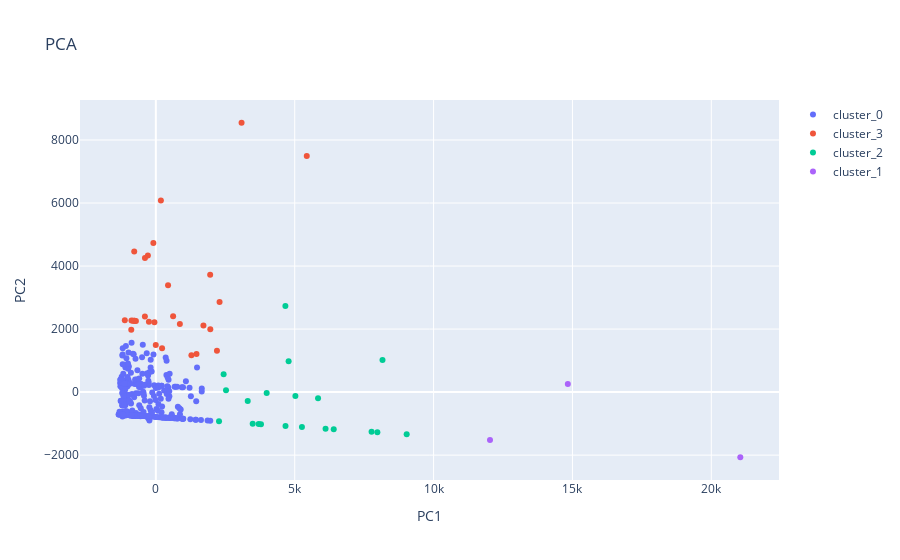

Here is the notebook cell this chart was saved with:
### Code cell
from sklearn.decomposition import PCA

pca = PCA(n_components=2)
df_pca = pd.DataFrame(pca.fit_transform(active_accounts_seg), columns = ['PC1', 'PC2'])
df_pca['cluster'] = active_accounts_seg['cluster'] 

plot_PCA(df_pca)

### Figure 1 — Plotly figure (JSON) as saved in the notebook; plotly's stock layout.template omitted (floating-point values rounded to 4 significant figures; data arrays with more than 128 entries replaced by an {"elided": "..."} marker saying what was removed)
{"data": [{"mode": "markers", "name": "cluster_0", "type": "scatter", "x": {"elided": "323 float values"}, "y": {"elided": "323 float values"}}, {"mode": "markers", "name": "cluster_3", "type": "scatter", "x": [3086.0, -1117.0, -877.9, 1714.0, 1281.0, 2294.0, -717.7, 439.5, -778.0, 5434.0, 223.9, 1961.0, -287.4, 1463.0, -249.5, -827.8, -2.851, -391.9, -394.1, -884.9, -765.7, -51.84, 2200.0, -778.6, 1956.0, 865.0, -89.07, 621.7, 182.0], "y": [8547.0, 2284.0, 2272.0, 2113.0, 1171.0, 2861.0, 2259.0, 3394.0, 2263.0, 7494.0, 1394.0, 1998.0, 4339.0, 1209.0, 2233.0, 2267.0, 1491.0, 4259.0, 2403.0, 1976.0, 2264.0, 2219.0, 1310.0, 4465.0, 3726.0, 2163.0, 4728.0, 2410.0, 6080.0]}, {"mode": "markers", "name": "cluster_2", "type": "scatter", "x": [3786.0, 9031.0, 5260.0, 2274.0, 5840.0, 2526.0, 7767.0, 3487.0, 2440.0, 3990.0, 4664.0, 7976.0, 8161.0, 5025.0, 4781.0, 3702.0, 4669.0, 6404.0, 6111.0, 3308.0], "y": [-1019.0, -1337.0, -1108.0, -926.9, -194.2, 59.97, -1261.0, -1001.0, 564.9, -28.34, 2734.0, -1273.0, 1019.0, -121.7, 979.6, -1014.0, -1072.0, -1178.0, -1160.0, -285.1]}, {"mode": "markers", "name": "cluster_1", "type": "scatter", "x": [12030.0, 14830.0, 21040.0], "y": [-1520.0, 254.0, -2067.0]}], "layout": {"autosize": true, "title": {"text": "PCA"}, "xaxis": {"autorange": true, "range": [-2712.0, 22420.0], "title": {"text": "PC1"}, "type": "linear"}, "yaxis": {"autorange": true, "range": [-2845.0, 9325.0], "title": {"text": "PC2"}, "type": "linear"}}}
